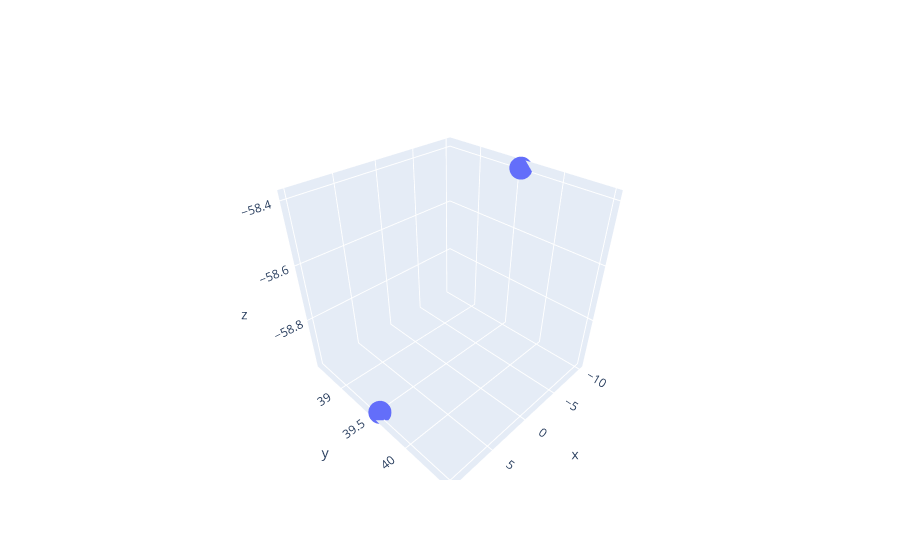

This figure's notebook cell:
### Code cell
import plotly.graph_objects as go
import numpy as np

fig = go.Figure(data=[go.Scatter3d(x=v[:,0], y=v[:,1], z=v[:,2],
                                   mode='markers')])
fig.show()

### Figure 1 — Plotly figure (JSON) as saved in the notebook; plotly's stock layout.template omitted (floating-point values rounded to 4 significant figures)
{"data": [{"mode": "markers", "type": "scatter3d", "x": [10, -10], "y": [39.56, 39.56], "z": [-58.98, -58.39]}], "layout": {}}
